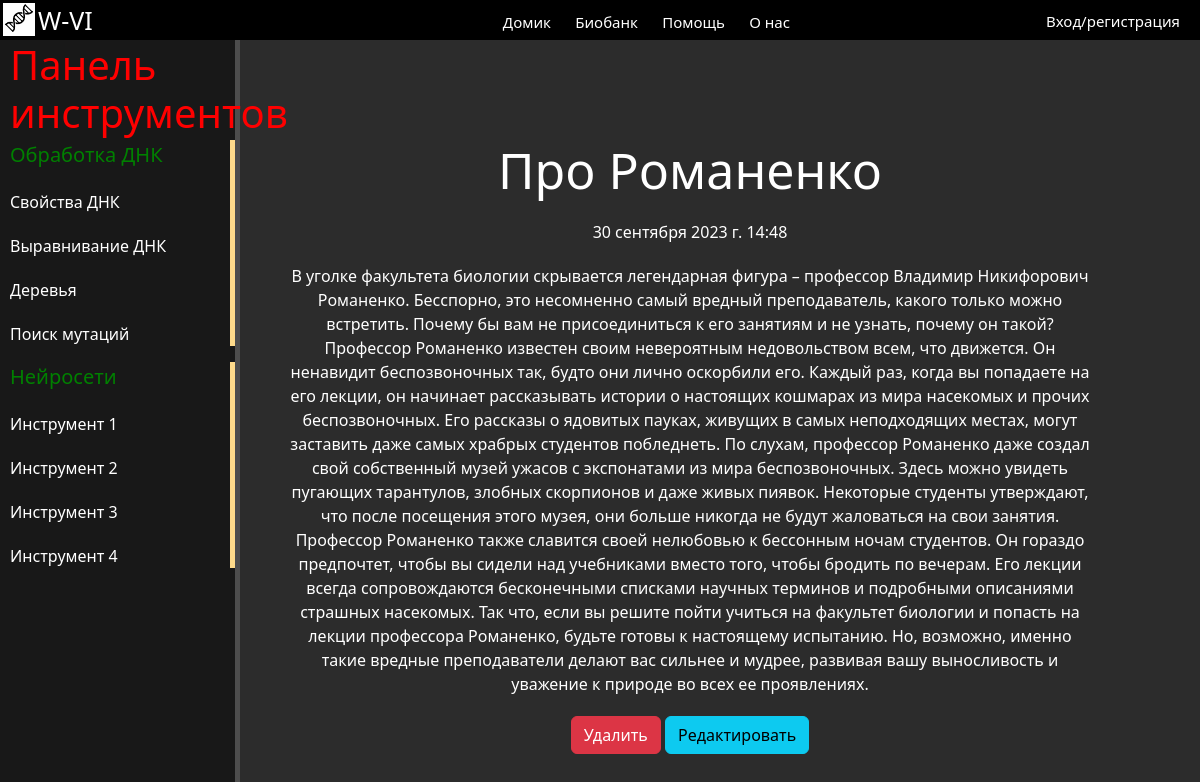
Screenshot of /news/3 with the database file from the repository.
### news/models.py (models this page shows, shortened)
class Articles(models.Model): #Обязательное наследование разных типов полей
    title = models.CharField('Название', max_length=50, default='')
    anons = models.CharField('Анонс', max_length=250, default='')
    text = models.TextField('Текст', default='')
    date = models.DateTimeField('Дата публикации')
    class Meta:
        verbose_name = 'Новость'
        verbose_name_plural = 'Новости'

### news/views.py (the view)
# urls.py: path('<int:pk>', views.NewsDetailView.as_view(), name='news_detail'),
class NewsDetailView(DetailView):
    model = Articles
    template_name = 'news/details_view.html'
    context_object_name = 'article'

### news/templates/news/details_view.html (shortened to what this page needs)
{% extends 'main/layout.html' %}
{% block content %}
    <div class="features">
        <h1>{{ article.title }} </h1>
        <p>{{ article.date }}</p>
        <p>{{ article.text }}</p>
        <a href="{% url 'news_delete' article.id %}" class="btn btn-danger">Удалить</a>
        <a href="{% url 'news_update' article.id %}" class="btn btn-info">Редактировать</a>
    </div>
{% endblock %}

### main/static/main/css/main.css (style rules this page uses)
body { background: #2c2c2c; }
main .features { float: left; color: #fff; margin-top: 100px; text-align: center; width: 75%; }
main .features h1 { font-size: 50px }
main .features p { max-width: 800px; margin: 20px auto; text-align: center; }

### main/templates/main/layout.html (style rules this page uses)
a { text-decoration: none; }

### rows the page displays
Articles: title "Про Романенко", date "30 сентября 2023 г. 14:48", text "В уголке факультета биологии скрывается легендарная фигура – профессор Владимир Никифорович Романенко. Бесспорно, это несомненно самый вредный преподаватель, какого только можно встретить. Почему бы вам не присоединиться к его занятиям и не узнать, почему он такой? Профессор Романенко известен своим невероятным недовольством всем, что движется. Он ненавидит беспозвоночных так, будто они лично оскорбили его. Каждый раз, когда вы попадаете на его лекции, он начинает рассказывать истории о настоящих кошмарах из мира насекомых и прочих беспозвоночных. Его рассказы о ядовитых пауках, живущих в самых неподходящих местах, могут заставить даже самых храбрых студентов побледнеть. По слухам,…"
